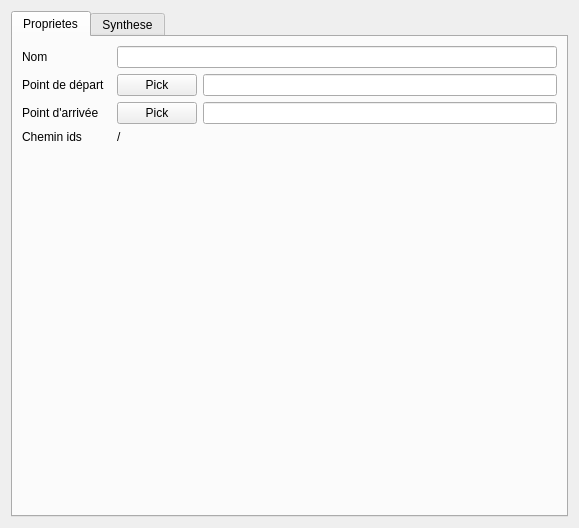
<?xml version="1.0" encoding="UTF-8"?>
<ui version="4.0">
 <class>Form</class>
 <widget class="QWidget" name="Form">
  <property name="geometry">
   <rect>
    <x>0</x>
    <y>0</y>
    <width>579</width>
    <height>528</height>
   </rect>
  </property>
  <property name="windowTitle">
   <string>Form</string>
  </property>
  <layout class="QGridLayout" name="gridLayout">
   <item row="0" column="0">
    <widget class="QTabWidget" name="tabWidget">
     <property name="currentIndex">
      <number>0</number>
     </property>
     <widget class="QWidget" name="tab">
      <attribute name="title">
       <string>Proprietes</string>
      </attribute>
      <layout class="QGridLayout" name="gridLayout_2">
       <item row="2" column="0">
        <widget class="QLabel" name="label_3">
         <property name="text">
          <string>Point d'arrivée</string>
         </property>
        </widget>
       </item>
       <item row="2" column="3">
        <widget class="QLineEdit" name="lineEdit_end"/>
       </item>
       <item row="1" column="2">
        <widget class="QPushButton" name="pushButton_pickstart">
         <property name="text">
          <string>Pick</string>
         </property>
        </widget>
       </item>
       <item row="1" column="0">
        <widget class="QLabel" name="label_2">
         <property name="text">
          <string>Point de départ</string>
         </property>
        </widget>
       </item>
       <item row="4" column="0" colspan="4">
        <spacer name="verticalSpacer">
         <property name="orientation">
          <enum>Qt::Vertical</enum>
         </property>
         <property name="sizeHint" stdset="0">
          <size>
           <width>20</width>
           <height>40</height>
          </size>
         </property>
        </spacer>
       </item>
       <item row="1" column="3">
        <widget class="QLineEdit" name="lineEdit_start"/>
       </item>
       <item row="2" column="2">
        <widget class="QPushButton" name="pushButton_pickend">
         <property name="text">
          <string>Pick</string>
         </property>
        </widget>
       </item>
       <item row="0" column="0">
        <widget class="QLabel" name="label_4">
         <property name="text">
          <string>Nom</string>
         </property>
        </widget>
       </item>
       <item row="0" column="2" colspan="2">
        <widget class="QLineEdit" name="lineEdit_nom"/>
       </item>
       <item row="3" column="0">
        <widget class="QLabel" name="label_6">
         <property name="text">
          <string>Chemin ids</string>
         </property>
        </widget>
       </item>
       <item row="3" column="2" colspan="2">
        <widget class="QLabel" name="label_pathids">
         <property name="text">
          <string>/</string>
         </property>
        </widget>
       </item>
      </layout>
     </widget>
     <widget class="QWidget" name="tab_2">
      <attribute name="title">
       <string>Synthese</string>
      </attribute>
      <layout class="QVBoxLayout" name="verticalLayout_4" stretch="0,5">
       <item>
        <widget class="QFrame" name="frame">
         <property name="frameShape">
          <enum>QFrame::StyledPanel</enum>
         </property>
         <property name="frameShadow">
          <enum>QFrame::Raised</enum>
         </property>
         <layout class="QHBoxLayout" name="horizontalLayout_3" stretch="1,1,0,0">
          <item>
           <widget class="QLabel" name="label">
            <property name="text">
             <string>theme</string>
            </property>
           </widget>
          </item>
          <item>
           <widget class="QComboBox" name="comboBox_chart_theme"/>
          </item>
          <item>
           <widget class="QCheckBox" name="checkBox_track">
            <property name="text">
             <string>Activer le tracking</string>
            </property>
            <property name="checked">
             <bool>true</bool>
            </property>
           </widget>
          </item>
          <item>
           <widget class="QCheckBox" name="checkBox_coords">
            <property name="text">
             <string>Montrer les corrdonnées</string>
            </property>
            <property name="checked">
             <bool>true</bool>
            </property>
           </widget>
          </item>
         </layout>
        </widget>
       </item>
       <item>
        <widget class="QFrame" name="frame_chart">
         <property name="frameShape">
          <enum>QFrame::StyledPanel</enum>
         </property>
         <property name="frameShadow">
          <enum>QFrame::Raised</enum>
         </property>
         <layout class="QVBoxLayout" name="verticalLayout_5"/>
        </widget>
       </item>
      </layout>
     </widget>
    </widget>
   </item>
  </layout>
 </widget>
 <resources/>
 <connections/>
</ui>
